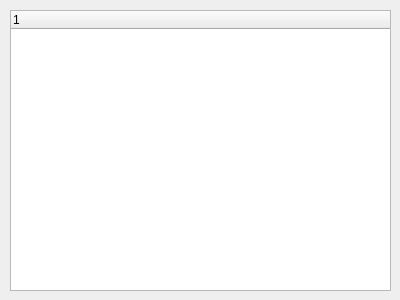
<?xml version="1.0" encoding="UTF-8"?>
<ui version="4.0">
 <class>GeometryInformationView</class>
 <widget class="QWidget" name="GeometryInformationView">
  <property name="geometry">
   <rect>
    <x>0</x>
    <y>0</y>
    <width>400</width>
    <height>300</height>
   </rect>
  </property>
  <property name="windowTitle">
   <string>Form</string>
  </property>
  <widget class="QWidget" name="verticalLayoutWidget">
   <property name="geometry">
    <rect>
     <x>10</x>
     <y>10</y>
     <width>381</width>
     <height>281</height>
    </rect>
   </property>
   <layout class="QVBoxLayout" name="verticalLayout">
    <item>
     <widget class="QTreeWidget" name="Information"/>
    </item>
   </layout>
  </widget>
 </widget>
 <resources/>
 <connections/>
</ui>
